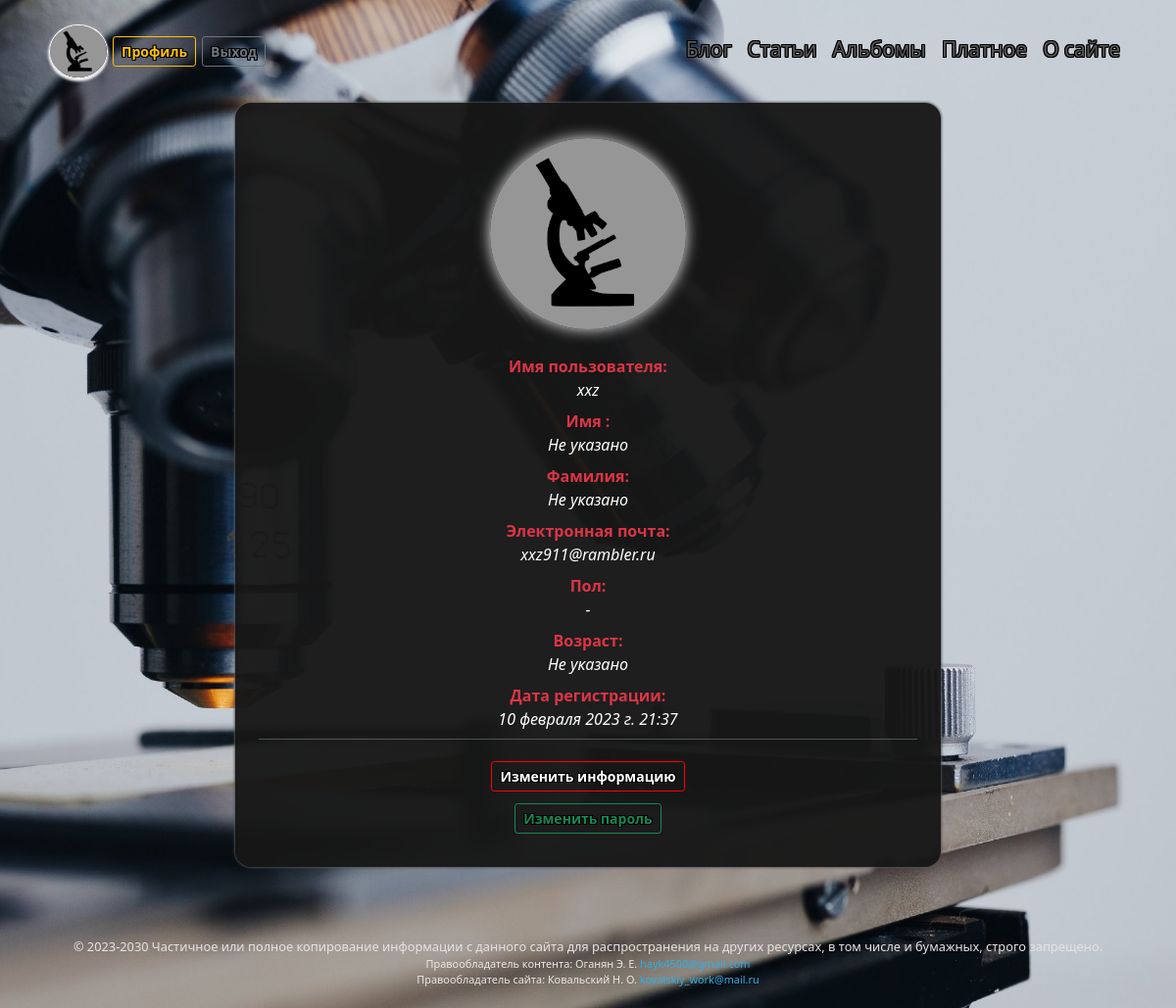
The app's page /users/profile/xxz/ (signed in), older data.
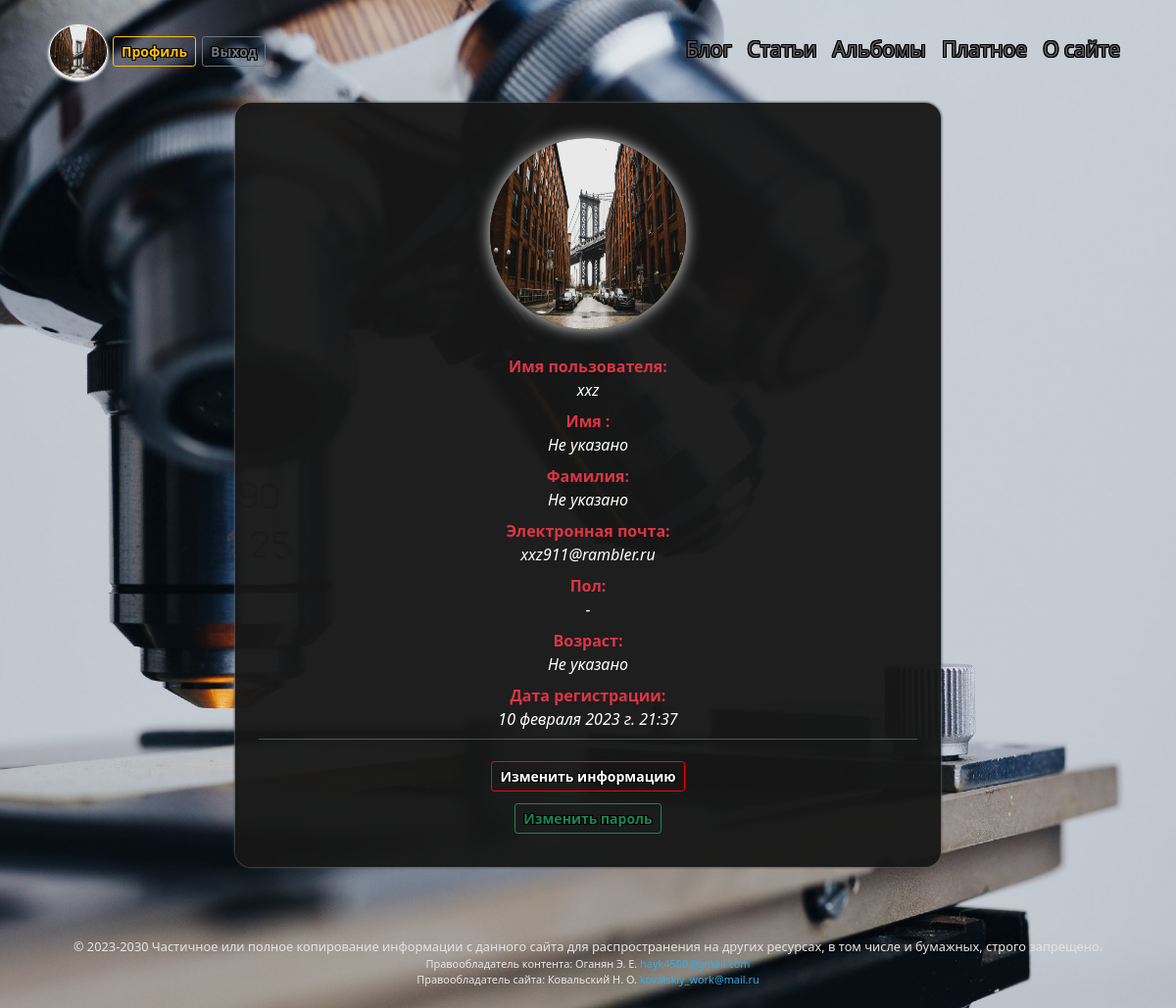
The same page, newer data.
### users/models.py (models this page shows, shortened)
class CustomUser(AbstractUser):
    class Meta:
        verbose_name = 'Профили'
        verbose_name_plural = 'Профили'
    GENDERS = (
        ('', 'Не указано'),
        ('М', 'Мужчина'),
        ('Ж', 'Женщина'),
    )
    slug = models.SlugField(max_length=40, unique=True, db_index=True, verbose_name='URL')
    avatar = models.ImageField(verbose_name='Аватар', default='users/avatar/default/default_avatar.jpeg',
                                upload_to=user_directory_path, blank=True, )
    gender = models.CharField(verbose_name='Пол', max_length=1, choices=GENDERS, default='-', blank=True)
    age = models.PositiveSmallIntegerField(verbose_name='Возраст', blank=True,
                                default=0,
                                validators=[
                                            MaxValueValidator(101),
                                 ]
                                )
    email = models.EmailField(unique=True)
    def get_absolute_url(self):
        return reverse('profile', kwargs={'user_slug': self.slug})

### users/views.py (the view)
# urls.py: path('profile/<slug:user_slug>/', profile, name='profile'),
def profile(request, user_slug):
    profil = CustomUser.objects.get(slug=user_slug)
    if request.user.is_authenticated != True:
        return redirect('login')
    if profil.slug != request.user.slug:
        raise Http404()
    return render(request, 'users/profile.html', {'profil': profil})

### blog/context_processors.py (called while the page is built)
def menu_context_processor(request):
    return {'menu': menu}

### users/templates/users/profile.html (shortened to what this page needs)
{% extends 'blog/include/base.html' %}
{% block content %}
<div class="profile">
  <div class="avatar-container">
    <img class="avatar"  src='{{user.avatar.url}}' alt="{user.username}}" width="200em" height="195em">
  </div>
  <dl class="row row-cols-1 row-cols-md-1 row-cols-lg-1">
    <dt class="col text-center text-danger">Имя пользователя:</dt>
    <dd class="col text-center fw-light fst-italic text-white">{{user.username}}</dd>
    <dt class="col text-center text-danger">Имя :</dt>
    <dd class="col text-center fw-light fst-italic text-white">{{user.first_name|default:"Не указано"}}</dd>
    <dt class="col text-center text-danger">Фамилия:</dt>
    <dd class="col text-center fw-light fst-italic text-white">{{user.last_name|default:"Не указано"}}</dd>
    <dt class="col text-center text-danger">Электронная почта:</dt>
    <dd class="col text-center fw-light fst-italic text-white">{{user.email}}</dd>
    <dt class="col text-center text-danger">Пол:</dt>
    <dd class="col text-center fw-light fst-italic text-white">{{user.get_gender_display}}</dd>
    <dt class="col text-center text-danger">Возраст:</dt>
    <dd class="col text-center fw-light fst-italic text-white">{{user.age|default:"Не указано"}}</dd>
    <dt class="col text-center text-danger">Дата регистрации:</dt>
    <dd class="col text-center fw-light fst-italic text-white">{{user.date_joined}}</dd>
    <hr class="text-white" style="margin-top:0%">
    <a class="text-center" href="{% url 'profile_change' %}"><button type="submit" value="Update" class="btn btn-outline-danger btn-sm btn-log">Изменить информацию</button></a>
    <a class="form-log" href="{% url 'password_change' %}"><button type="button" class="btn btn-outline-success btn-sm">Изменить пароль</button></a>
  </dl>
</div>
{% endblock %}

### blog/templates/blog/include/base.html (shortened to what this page needs)
{% load static %}
<!DOCTYPE html>
<html lang="ru">
<head>
    <link href="https://cdn.jsdelivr.net/npm/bootstrap@5.0.1/dist/css/bootstrap.min.css" rel="stylesheet">
    <link rel="stylesheet" href="https://cdnjs.cloudflare.com/ajax/libs/baguettebox.js/1.11.1/baguetteBox.min.css">
    <link rel="stylesheet" href='{% static "blog/css/styles.css" %}'>
</head>
<body style="background-image: url('{% static 'blog/images/back.jpeg' %}'); ">
{% block navbar %}
    <nav class="navbar navbar-expand-md navbar-dark">
        <div class="container-fluid ">
            <a class="logo-container" href="{% url 'home' %}">
             {% if request.user.is_authenticated %}
             <img class="logo"  src='{{ user.avatar.url }}' alt="Avatar" width="60em" height="55em" >
             <a href="{{ user.get_absolute_url }}"><button type="button" class="btn btn-outline-warning btn-sm btn-profile">Профиль</button></a>
             <a href="{% url 'logout' %}"><button type="button" class="btn btn-outline-secondary btn-sm">Выход</button></a>
             {% endif %}
		    <div class="collapse navbar-collapse justify-content-end" id="navbarSupportedContent">
                <ul class="navbar-nav ms-auto">
{% for m in menu %}
                    <li class="nav-item">
                        <a class="nav-link"  href="{% url m.url_name %}"  {% if m.url_name in request.path %} style='color: red;' {% endif %}>{{m.title}}</a>
                    </li>
{% endfor %}
		        </ul>
            </div>
        </div>
	</nav>
{% endblock navbar %}
      {% block content %}
      {% endblock %}
    <footer class=" text-center text-white text-lg-start">
        <div class="text-footer">
          © 2023-2030 Частичное или полное копирование информации с данного сайта для распространения на других ресурсах, в том числе и бумажных, строго запрещено.
        </div>
        <div class="footer">
            <div class="cont-right">Правообладатель контента: Оганян Э. Е.
                <a class="text-mail">hayk4500@gmail.com </a>
            </div>
            <div class="site-right">Правообладатель сайта: Ковальский Н. О.
                <a class="text-mail">kovalskiy_work@mail.ru</a>
            </div>
        </div>
    </footer>
</body>
</html>

Row changes from the older to the newer data that the page shows:
changed CustomUser "xxz": avatar: picture added in place of a placeholder
